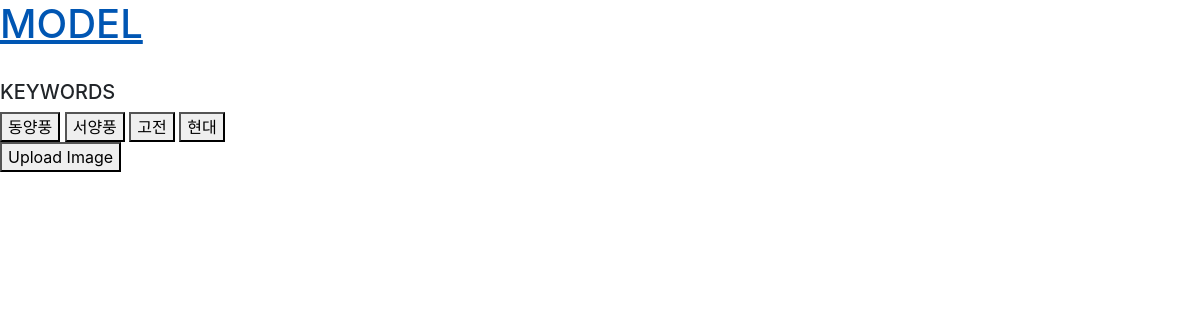
The app's page /posts/model/filter/orient/, older data.
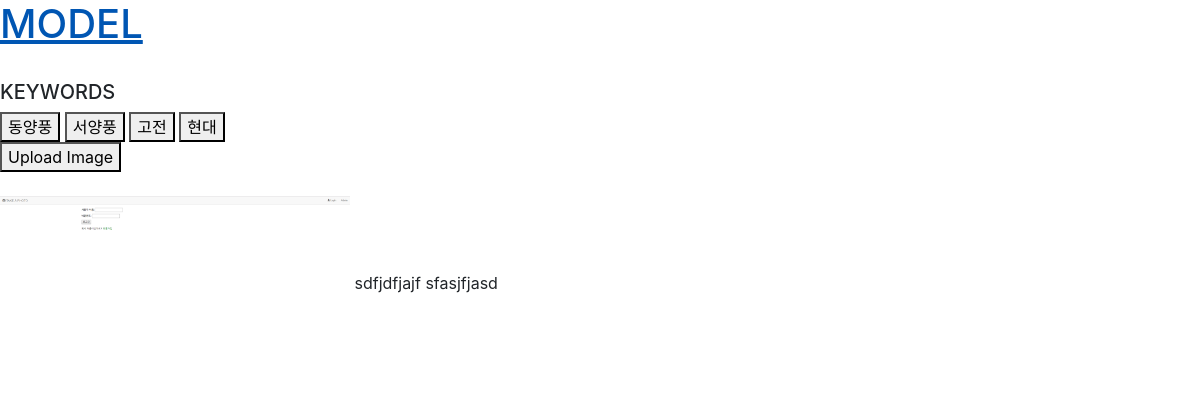
The same page, newer data.
### posts/models.py (models this page shows, shortened)
class Models(models.Model):
    title = models.CharField(max_length=20)
    text = models.TextField(default='', null=True, blank=True)
    image1 = models.ImageField(upload_to = 'images/')
    image2 = models.ImageField(upload_to = 'images/', default='', null=True, blank=True)
    image3 = models.ImageField(upload_to = 'images/', default='', null=True, blank=True)
    image4 = models.ImageField(upload_to = 'images/', default='', null=True, blank=True)
    image5 = models.ImageField(upload_to = 'images/', default='', null=True, blank=True)
    thumbnail = ImageSpecField(source='image1', processors=[ResizeToFill(120,80)], format='JPEG')
    GENDER_CHOICES = (
        ('여성', '여성'),
        ('남성', '남성'),
    )
    gender = models.CharField(max_length=2, choices=GENDER_CHOICES, null=True)
    CATEGORY_CHOICES = (
        ('동양풍', '동양풍'),
        ('서양풍', '서양풍'),
        ('고전', '고전'),
        ('현대', '현대'),
    )
    category = models.CharField(max_length=3, choices=CATEGORY_CHOICES, null=True)

### posts/views.py (the view)
# urls.py: path('model/filter/orient/', views.filter_orient, name="filter_orient"),
def filter_orient(request):
    post_orient = Models.objects.filter(category="동양풍")
    return render(request, 'model/filter_orient.html', {'post_orient': post_orient,})

### posts/templates/model/filter_orient.html (shortened to what this page needs)
<head>
    <link rel="stylesheet" href="https://stackpath.bootstrapcdn.com/bootstrap/4.3.1/css/bootstrap.min.css">
</head>
<body>
    <a href="{% url 'model' %}"><h1> MODEL </h1></a>
    <br>
    <h5> KEYWORDS </h5>
    <a href="{% url 'filter_orient' %}"><button> 동양풍 </button></a>
    <a href="{% url 'filter_western' %}"><button> 서양풍 </button></a>
    <a href="{% url 'filter_classic' %}"><button> 고전 </button></a>
    <a href="{% url 'filter_modern' %}"><button> 현대 </button></a>
    <br>
    <a href="{% url 'model_post' %}"><button>Upload Image</button></a>
    <br>
    <br>
    {% for orient in post_orient %}
      <a href="{% url 'model_detail' orient.id %}"><img src="{{ orient.thumbnail.url }}" width="350"></a>
      {{ orient.title }}
      {{ orient.text|slice:":10" }}
    {% endfor %}
</body>

Row changes from the older to the newer data that the page shows:
added Models: thumbnail (picture), title "sdfjdfjajf", text "sfasjfjasd"
